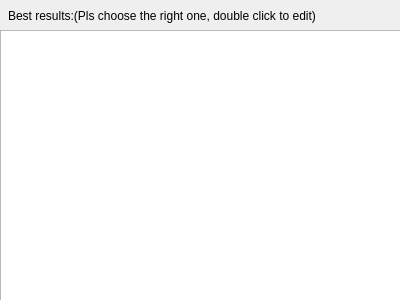
<?xml version="1.0" encoding="UTF-8"?>
<ui version="4.0">
 <class>RecogResultPage</class>
 <widget class="QWizardPage" name="RecogResultPage">
  <property name="geometry">
   <rect>
    <x>0</x>
    <y>0</y>
    <width>400</width>
    <height>300</height>
   </rect>
  </property>
  <property name="windowTitle">
   <string>WizardPage</string>
  </property>
  <widget class="QListView" name="listView">
   <property name="geometry">
    <rect>
     <x>0</x>
     <y>30</y>
     <width>401</width>
     <height>271</height>
    </rect>
   </property>
  </widget>
  <widget class="QLabel" name="label">
   <property name="geometry">
    <rect>
     <x>8</x>
     <y>5</y>
     <width>381</width>
     <height>21</height>
    </rect>
   </property>
   <property name="text">
    <string>Best results:(Pls choose the right one, double click to edit)</string>
   </property>
  </widget>
 </widget>
 <resources/>
 <connections/>
</ui>
